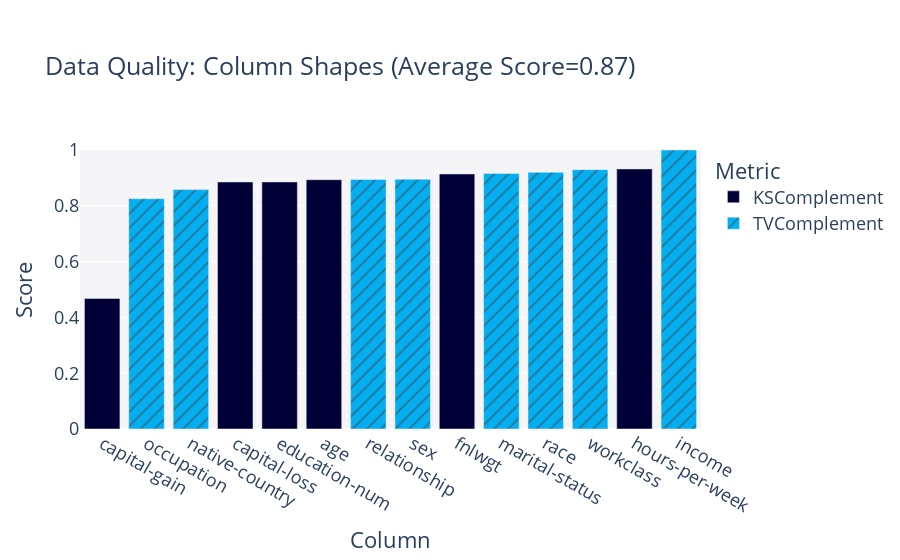

Notebook code cell kept with this figure:
### Code cell
quality_report.get_visualization(property_name='Column Shapes').show(renderer="vscode")

### Figure 1 — Plotly figure (JSON) as saved in the notebook; plotly's stock layout.template omitted (floating-point values rounded to 4 significant figures)
{"data": [{"alignmentgroup": "True", "customdata": [["KSComplement"], ["KSComplement"], ["KSComplement"], ["KSComplement"], ["KSComplement"], ["KSComplement"]], "hovertemplate": "<b>%{hovertext}</b><br><br>Metric=%{customdata[0]}<br>Score=%{y}<extra></extra>", "hovertext": ["age", "fnlwgt", "education-num", "capital-gain", "capital-loss", "hours-per-week"], "legendgroup": "KSComplement", "marker": {"color": "#000036", "pattern": {"shape": ""}}, "name": "KSComplement", "offsetgroup": "KSComplement", "orientation": "v", "showlegend": true, "textposition": "auto", "type": "bar", "x": ["age", "fnlwgt", "education-num", "capital-gain", "capital-loss", "hours-per-week"], "xaxis": "x", "y": [0.8935, 0.9141, 0.8856, 0.4678, 0.8854, 0.9322], "yaxis": "y"}, {"alignmentgroup": "True", "customdata": [["TVComplement"], ["TVComplement"], ["TVComplement"], ["TVComplement"], ["TVComplement"], ["TVComplement"], ["TVComplement"], ["TVComplement"]], "hovertemplate": "<b>%{hovertext}</b><br><br>Metric=%{customdata[0]}<br>Score=%{y}<extra></extra>", "hovertext": ["workclass", "marital-status", "occupation", "relationship", "race", "sex", "native-country", "income"], "legendgroup": "TVComplement", "marker": {"color": "#03AFF1", "pattern": {"shape": "/"}}, "name": "TVComplement", "offsetgroup": "TVComplement", "orientation": "v", "showlegend": true, "textposition": "auto", "type": "bar", "x": ["workclass", "marital-status", "occupation", "relationship", "race", "sex", "native-country", "income"], "xaxis": "x", "y": [0.9296, 0.9156, 0.8254, 0.8945, 0.92, 0.8951, 0.8581, 1], "yaxis": "y"}], "layout": {"barmode": "relative", "font": {"size": 18}, "legend": {"title": {"text": "Metric"}, "tracegroupgap": 0}, "margin": {"t": 150}, "plot_bgcolor": "#F5F5F8", "title": {"text": "Data Quality: Column Shapes (Average Score=0.87)"}, "xaxis": {"anchor": "y", "categoryorder": "total ascending", "domain": [0, 1], "title": {"text": "Column"}}, "yaxis": {"anchor": "x", "domain": [0, 1], "range": [0, 1], "title": {"text": "Score"}}}}
